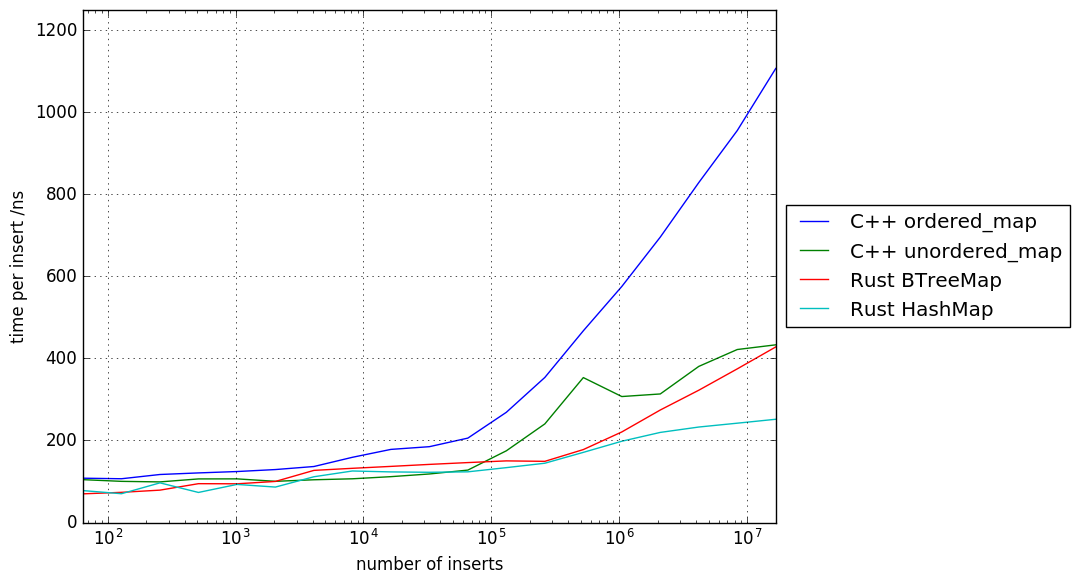

Python code for this plot:
#!/usr/bin/env python
import numpy as np
import matplotlib.pyplot as plt

def plot_data(ax, name, filename):
    table = np.loadtxt(filename)
    ns = table[:, 0]
    ts = table[:, 1]
    ax.plot(ns, ts, label=name)

fig, ax = plt.subplots()
plot_data(ax, "C++ ordered_map", "cpp_ord_ins.txt")
plot_data(ax, "C++ unordered_map", "cpp_unord_ins.txt")
plot_data(ax, "Rust BTreeMap", "rs_btree_ins.txt")
plot_data(ax, "Rust HashMap", "rs_hash_ins.txt")
ax.set_xlim(64, 16777216)
ax.set_ylim(0, 1250)
ax.set_xlabel("number of inserts")
ax.set_ylabel("time per insert /ns")
ax.set_xscale("log")
ax.grid("on")
legend = ax.legend(loc="center left", bbox_to_anchor=(1, 0.5))
fig.tight_layout()
fig.savefig("plot.png",
            bbox_extra_artists=(legend,),
            bbox_inches="tight")
